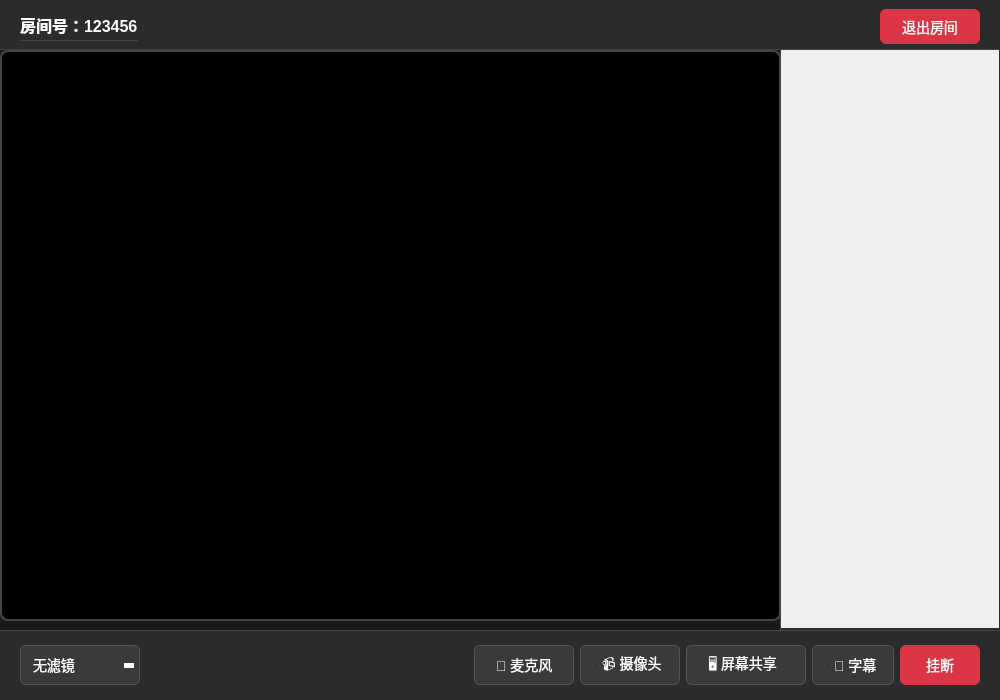
<?xml version="1.0" encoding="UTF-8"?>
<ui version="4.0">
 <class>RoomDialog</class>
 <widget class="QDialog" name="RoomDialog">
  <property name="geometry">
   <rect>
    <x>0</x>
    <y>0</y>
    <width>1000</width>
    <height>700</height>
   </rect>
  </property>
  <property name="windowTitle">
   <string>会议室</string>
  </property>
  <property name="autoFillBackground">
   <bool>false</bool>
  </property>
  <property name="styleSheet">
   <string notr="true">QDialog{
    background-color: #222222;
}</string>
  </property>
  <layout class="QVBoxLayout" name="verticalLayout_2">
   <property name="spacing">
    <number>0</number>
   </property>
   <property name="leftMargin">
    <number>0</number>
   </property>
   <property name="topMargin">
    <number>0</number>
   </property>
   <property name="rightMargin">
    <number>0</number>
   </property>
   <property name="bottomMargin">
    <number>0</number>
   </property>
   <item>
    <widget class="QWidget" name="topBar" native="true">
     <property name="minimumSize">
      <size>
       <width>0</width>
       <height>50</height>
      </size>
     </property>
     <property name="maximumSize">
      <size>
       <width>16777215</width>
       <height>50</height>
      </size>
     </property>
     <property name="styleSheet">
      <string notr="true">QWidget {
    background-color: #2b2b2b;
    border-bottom: 1px solid #444444;
}</string>
     </property>
     <layout class="QHBoxLayout" name="horizontalLayout_2">
      <property name="leftMargin">
       <number>20</number>
      </property>
      <property name="rightMargin">
       <number>20</number>
      </property>
      <item>
       <widget class="QLabel" name="lb_title">
        <property name="styleSheet">
         <string notr="true">color: white;
font-size: 16px;
font-weight: 500;</string>
        </property>
        <property name="text">
         <string>房间号：123456</string>
        </property>
       </widget>
      </item>
      <item>
       <spacer name="horizontalSpacer_2">
        <property name="orientation">
         <enum>Qt::Horizontal</enum>
        </property>
        <property name="sizeHint" stdset="0">
         <size>
          <width>40</width>
          <height>20</height>
         </size>
        </property>
       </spacer>
      </item>
      <item>
       <widget class="QPushButton" name="pb_quit">
        <property name="minimumSize">
         <size>
          <width>100</width>
          <height>35</height>
         </size>
        </property>
        <property name="styleSheet">
         <string notr="true">QPushButton {
    background-color: #dc3545;
    color: white;
    border: none;
    border-radius: 6px;
    font-size: 14px;
    padding: 8px 16px;
}

QPushButton:hover {
    background-color: #c82333;
}

QPushButton:pressed {
    background-color: #bd2130;
}</string>
        </property>
        <property name="text">
         <string>退出房间</string>
        </property>
       </widget>
      </item>
     </layout>
    </widget>
   </item>
   <item>
    <widget class="QWidget" name="mainContent" native="true">
     <layout class="QHBoxLayout" name="horizontalLayout_3">
      <property name="spacing">
       <number>0</number>
      </property>
      <property name="leftMargin">
       <number>0</number>
      </property>
      <property name="topMargin">
       <number>0</number>
      </property>
      <property name="rightMargin">
       <number>0</number>
      </property>
      <property name="bottomMargin">
       <number>0</number>
      </property>
      <item>
       <widget class="QWidget" name="videoArea" native="true">
        <property name="styleSheet">
         <string notr="true">QWidget {
    background-color: #1a1a1a;
}</string>
        </property>
        <widget class="UserShow" name="wdg_userShow" native="true">
         <property name="geometry">
          <rect>
           <x>0</x>
           <y>0</y>
           <width>781</width>
           <height>571</height>
          </rect>
         </property>
         <property name="sizePolicy">
          <sizepolicy hsizetype="Expanding" vsizetype="Expanding">
           <horstretch>0</horstretch>
           <verstretch>0</verstretch>
          </sizepolicy>
         </property>
         <property name="minimumSize">
          <size>
           <width>320</width>
           <height>240</height>
          </size>
         </property>
         <property name="styleSheet">
          <string notr="true">background-color: black;
border: 2px solid #444444;
border-radius: 8px;</string>
         </property>
        </widget>
       </widget>
      </item>
      <item>
       <widget class="QScrollArea" name="scrollArea">
        <property name="minimumSize">
         <size>
          <width>220</width>
          <height>0</height>
         </size>
        </property>
        <property name="maximumSize">
         <size>
          <width>220</width>
          <height>16777215</height>
         </size>
        </property>
        <property name="styleSheet">
         <string notr="true">QScrollArea {
    background-color: #2b2b2b;
    border: none;
    border-left: 1px solid #444444;
}

QScrollBar:vertical {
    background-color: #2b2b2b;
    width: 10px;
}

QScrollBar::handle:vertical {
    background-color: #555555;
    border-radius: 5px;
    min-height: 20px;
}

QScrollBar::handle:vertical:hover {
    background-color: #666666;
}</string>
        </property>
        <property name="widgetResizable">
         <bool>true</bool>
        </property>
        <widget class="QWidget" name="scrollAreaWidgetContents">
         <property name="geometry">
          <rect>
           <x>0</x>
           <y>0</y>
           <width>218</width>
           <height>578</height>
          </rect>
         </property>
         <widget class="QWidget" name="wdg_list" native="true">
          <property name="enabled">
           <bool>true</bool>
          </property>
          <property name="geometry">
           <rect>
            <x>9</x>
            <y>10</y>
            <width>200</width>
            <height>541</height>
           </rect>
          </property>
          <property name="minimumSize">
           <size>
            <width>200</width>
            <height>180</height>
           </size>
          </property>
          <property name="styleSheet">
           <string notr="true">background-color: transparent;</string>
          </property>
         </widget>
        </widget>
       </widget>
      </item>
     </layout>
    </widget>
   </item>
   <item>
    <widget class="QWidget" name="bottomBar" native="true">
     <property name="minimumSize">
      <size>
       <width>0</width>
       <height>70</height>
      </size>
     </property>
     <property name="maximumSize">
      <size>
       <width>16777215</width>
       <height>70</height>
      </size>
     </property>
     <property name="styleSheet">
      <string notr="true">QWidget {
    background-color: #2b2b2b;
    border-top: 1px solid #444444;
}</string>
     </property>
     <layout class="QHBoxLayout" name="horizontalLayout">
      <property name="leftMargin">
       <number>20</number>
      </property>
      <property name="rightMargin">
       <number>20</number>
      </property>
      <item>
       <widget class="QComboBox" name="cb_moji">
        <property name="minimumSize">
         <size>
          <width>120</width>
          <height>40</height>
         </size>
        </property>
        <property name="styleSheet">
         <string notr="true">QComboBox {
    background-color: #3a3a3a;
    color: white;
    border: 1px solid #555555;
    border-radius: 6px;
    padding: 8px 12px;
    font-size: 14px;
}

QComboBox::drop-down {
    border: none;
    width: 20px;
}

QComboBox::down-arrow {
    width: 0; 
    height: 0; 
    border-left: 5px solid transparent;
    border-right: 5px solid transparent;
    border-top: 5px solid white;
}

QComboBox QAbstractItemView {
    background-color: #3a3a3a;
    color: white;
    selection-background-color: #007AFF;
    border: 1px solid #555555;
}</string>
        </property>
        <item>
         <property name="text">
          <string>无滤镜</string>
         </property>
        </item>
        <item>
         <property name="text">
          <string>兔耳朵</string>
         </property>
        </item>
        <item>
         <property name="text">
          <string>帽子</string>
         </property>
        </item>
       </widget>
      </item>
      <item>
       <spacer name="horizontalSpacer">
        <property name="orientation">
         <enum>Qt::Horizontal</enum>
        </property>
        <property name="sizeHint" stdset="0">
         <size>
          <width>40</width>
          <height>20</height>
         </size>
        </property>
       </spacer>
      </item>
      <item>
       <widget class="QCheckBox" name="cb_audio">
        <property name="minimumSize">
         <size>
          <width>100</width>
          <height>40</height>
         </size>
        </property>
        <property name="styleSheet">
         <string notr="true">QCheckBox {
    color: white;
    font-size: 14px;
    background-color: #3a3a3a;
    border: 1px solid #555555;
    border-radius: 6px;
    padding: 0 15px;
}

QCheckBox:hover {
    background-color: #4a4a4a;
}

QCheckBox:checked {
    background-color: #007AFF;
    border-color: #007AFF;
}

QCheckBox::indicator {
    width: 0px;
    height: 0px;
}</string>
        </property>
        <property name="text">
         <string>🎤 麦克风</string>
        </property>
       </widget>
      </item>
      <item>
       <widget class="QCheckBox" name="cb_video">
        <property name="minimumSize">
         <size>
          <width>100</width>
          <height>40</height>
         </size>
        </property>
        <property name="styleSheet">
         <string notr="true">QCheckBox {
    color: white;
    font-size: 14px;
    background-color: #3a3a3a;
    border: 1px solid #555555;
    border-radius: 6px;
    padding: 0 15px;
}

QCheckBox:hover {
    background-color: #4a4a4a;
}

QCheckBox:checked {
    background-color: #007AFF;
    border-color: #007AFF;
}

QCheckBox::indicator {
    width: 0px;
    height: 0px;
}</string>
        </property>
        <property name="text">
         <string>📹 摄像头</string>
        </property>
       </widget>
      </item>
      <item>
       <widget class="QCheckBox" name="cb_desk">
        <property name="minimumSize">
         <size>
          <width>120</width>
          <height>40</height>
         </size>
        </property>
        <property name="styleSheet">
         <string notr="true">QCheckBox {
    color: white;
    font-size: 14px;
    background-color: #3a3a3a;
    border: 1px solid #555555;
    border-radius: 6px;
    padding: 0 15px;
}

QCheckBox:hover {
    background-color: #4a4a4a;
}

QCheckBox:checked {
    background-color: #007AFF;
    border-color: #007AFF;
}

QCheckBox::indicator {
    width: 0px;
    height: 0px;
}</string>
        </property>
        <property name="text">
         <string>🖥️ 屏幕共享</string>
        </property>
       </widget>
      </item>
      <item>
       <widget class="QCheckBox" name="cb_Recognition">
        <property name="minimumSize">
         <size>
          <width>80</width>
          <height>40</height>
         </size>
        </property>
        <property name="styleSheet">
         <string notr="true">QCheckBox {
    color: white;
    font-size: 14px;
    background-color: #3a3a3a;
    border: 1px solid #555555;
    border-radius: 6px;
    padding: 0 15px;
}

QCheckBox:hover {
    background-color: #4a4a4a;
}

QCheckBox:checked {
    background-color: #007AFF;
    border-color: #007AFF;
}

QCheckBox::indicator {
    width: 0px;
    height: 0px;
}</string>
        </property>
        <property name="text">
         <string>📝 字幕</string>
        </property>
       </widget>
      </item>
      <item>
       <widget class="QPushButton" name="pb_close">
        <property name="minimumSize">
         <size>
          <width>80</width>
          <height>40</height>
         </size>
        </property>
        <property name="styleSheet">
         <string notr="true">QPushButton {
    background-color: #dc3545;
    color: white;
    border: none;
    border-radius: 6px;
    font-size: 14px;
    padding: 8px 16px;
}

QPushButton:hover {
    background-color: #c82333;
}

QPushButton:pressed {
    background-color: #bd2130;
}</string>
        </property>
        <property name="text">
         <string>挂断</string>
        </property>
       </widget>
      </item>
     </layout>
    </widget>
   </item>
  </layout>
 </widget>
 <customwidgets>
  <customwidget>
   <class>UserShow</class>
   <extends>QWidget</extends>
   <header>usershow.h</header>
   <container>1</container>
  </customwidget>
 </customwidgets>
 <resources/>
 <connections/>
</ui>
